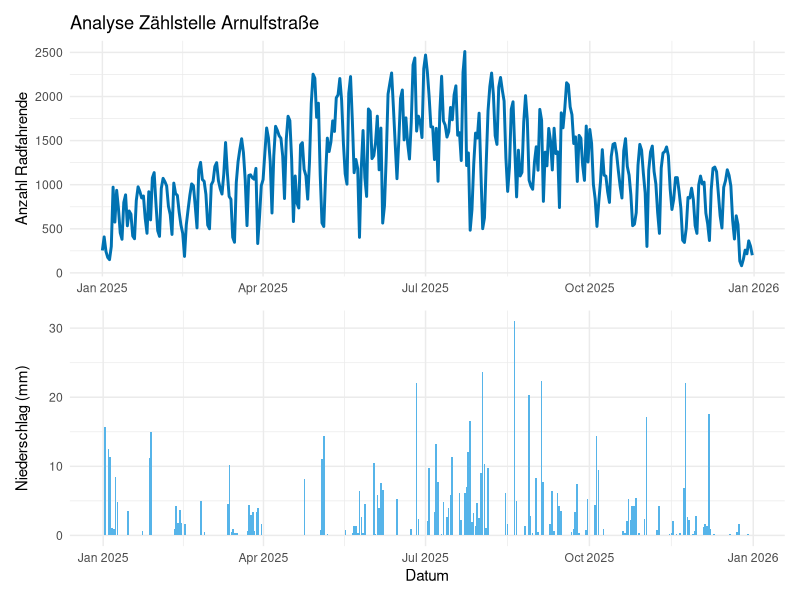

The R source for this figure:
library(ggplot2)
library(dplyr)
library(patchwork)

# 1. Daten einlesen
data <- read.csv("rad_2025.csv")

# 2. WICHTIG: Datum umwandeln (Sonst versteht R die Zeitachse nicht)
data$datum <- as.Date(data$datum, format = "%Y.%m.%d")

# 3. Filter für Arnulfstraße
data_arnulf <- data %>% 
  filter(zaehlstelle == "Arnulf")

# 4. Plot 1: Radnutzung
# group = 1 stellt sicher, dass alle Punkte mit einer Linie verbunden werden
p1 <- ggplot(data_arnulf, aes(x = datum, y = gesamt, group = 1)) +
  geom_line(color = "#0072B2", linewidth = 1) +
  labs(
    title = "Analyse Zählstelle Arnulfstraße",
    y = "Anzahl Radfahrende",
    x = NULL
  ) +
  theme_minimal()

# 5. Plot 2: Niederschlag
p2 <- ggplot(data_arnulf, aes(x = datum, y = niederschlag)) +
  geom_col(fill = "#56B4E9") + 
  labs(
    y = "Niederschlag (mm)",
    x = "Datum"
  ) +
  theme_minimal()

# 6. Kombinieren
p1 / p2